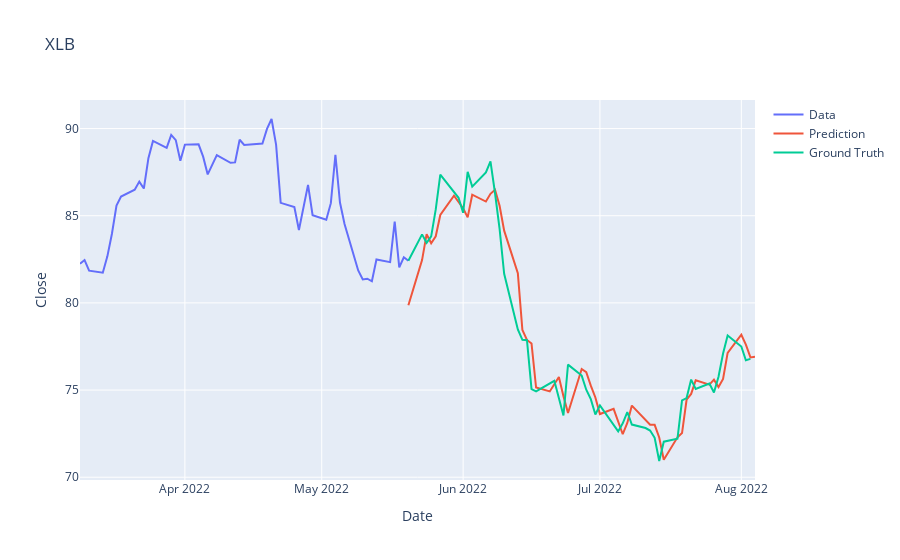
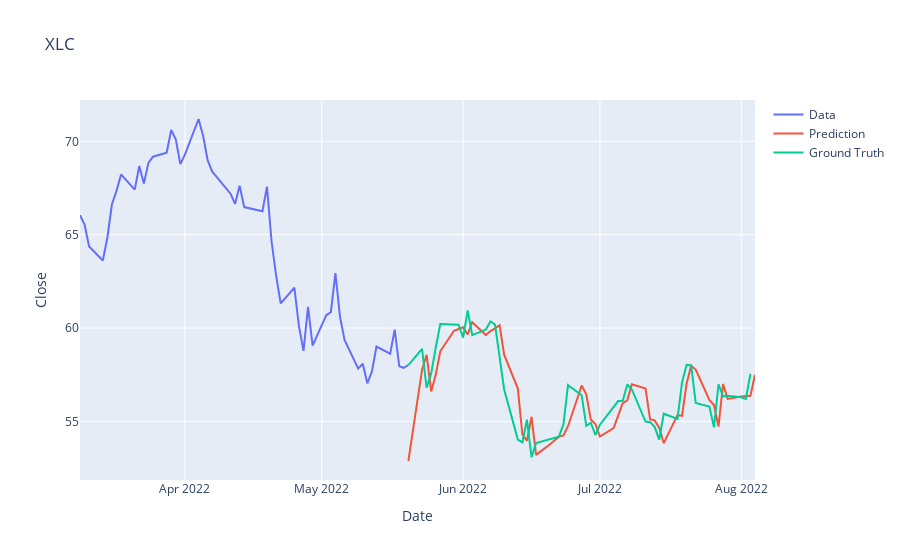
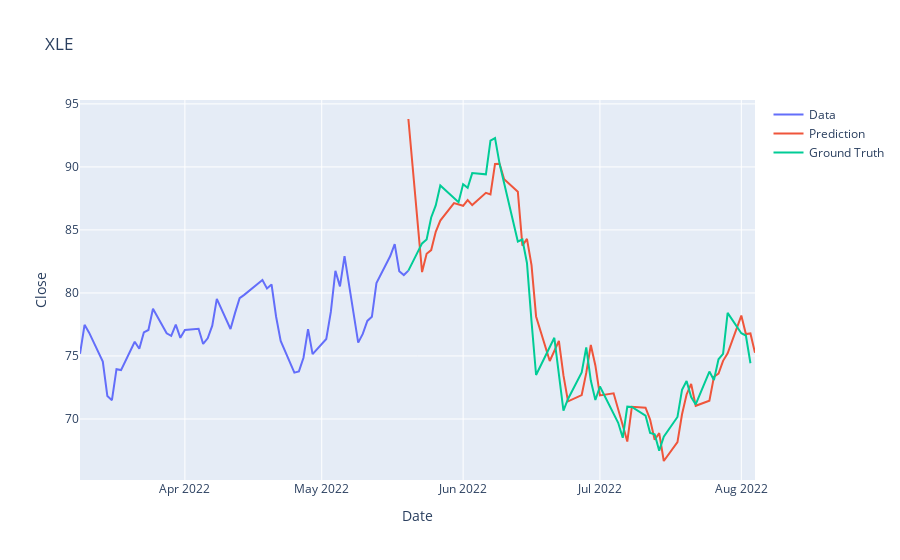
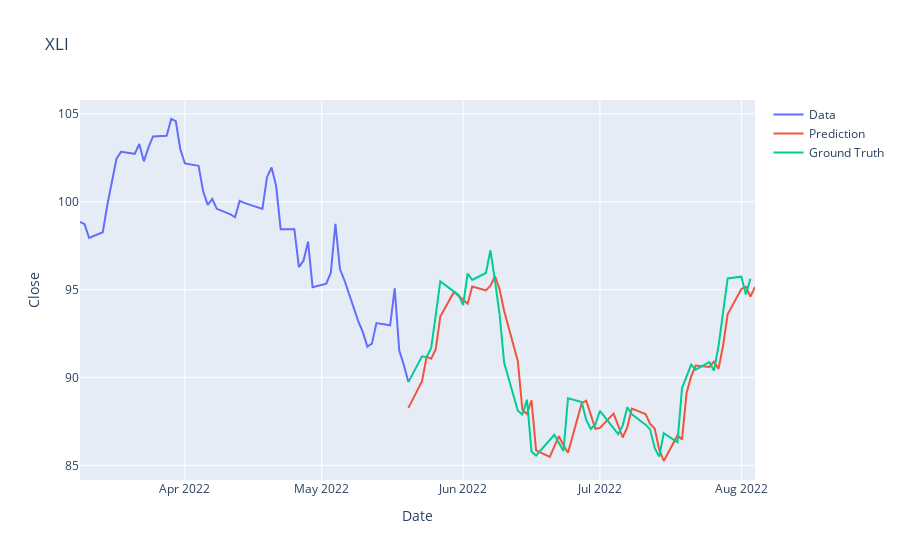

The notebook cell saved with these charts, in order:
### Code cell
date_with_pred = pd.to_datetime(df['date'])
bd = BusinessDay(n=1)
date_with_pred = date_with_pred + bd
for ticker in tickers:
    plot_single_large(df, date_with_pred, dfdict['pred_%s'%(ticker)],split, base='%s'%(ticker.upper()))
